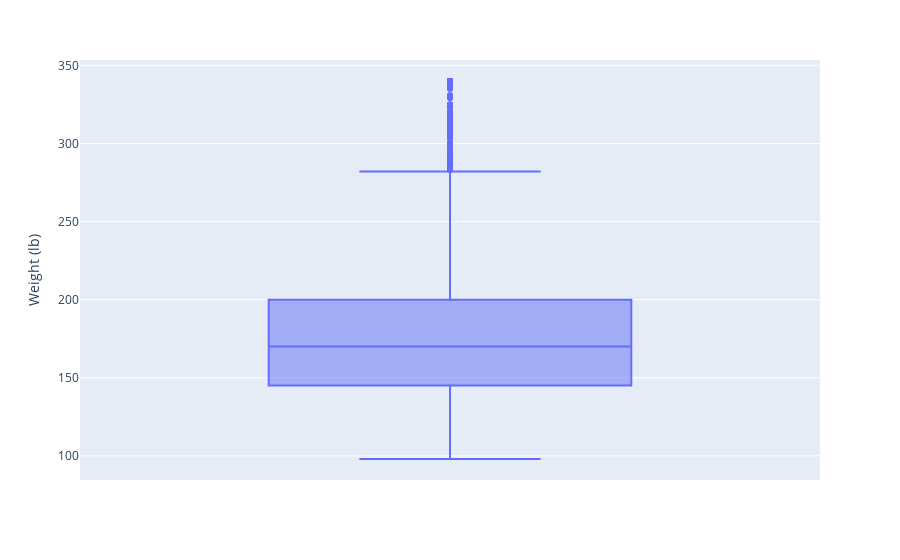

Notebook code cell kept with this figure:
### Code cell
fig = plotly.express.box(csv_america, y='Weight (lb)')
fig.show()

### Figure 1 — Plotly figure (JSON) as saved in the notebook; plotly's stock layout.template omitted (floating-point values rounded to 4 significant figures; data arrays with more than 128 entries replaced by an {"elided": "..."} marker saying what was removed)
{"data": [{"alignmentgroup": "True", "hovertemplate": "Weight (lb)=%{y}<extra></extra>", "legendgroup": "", "marker": {"color": "#636efa"}, "name": "", "notched": false, "offsetgroup": "", "orientation": "v", "showlegend": false, "type": "box", "x0": " ", "xaxis": "x", "y": {"elided": "9698 int values"}, "y0": " ", "yaxis": "y"}], "layout": {"boxmode": "group", "legend": {"tracegroupgap": 0}, "margin": {"t": 60}, "xaxis": {"anchor": "y", "domain": [0, 1]}, "yaxis": {"anchor": "x", "domain": [0, 1], "title": {"text": "Weight (lb)"}}}}
